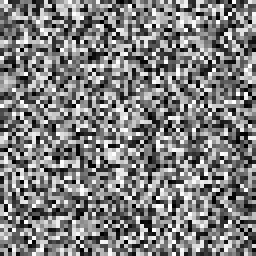
#> input picture backend/pytest-of-honeypot/pytest-0/test_class_weights_are_bounded0/ds/Images_/Normal/Normal T1/Normal T1/normal_sweep_000.jpg, 64 x 64 px (shown 4 times larger); its folder holds only this picture in this run
$ python dataset_integrity_report.py --root '../../../../pytest-of-honeypot/pytest-0/test_class_weights_are_bounded0/ds/Images_/Normal/Normal T1/Normal T1'
#> lines starting #> are read from the running program, lines starting #| are printed output that depends on the picture
"""Data integrity report for folder-structured brain classification datasets.

Answers the questions that decide whether a dataset is safe to train on:

  1. Does the same image appear twice inside one class?      (SHA-256 + pHash)
  2. Does the same image appear in two different classes?    (SHA-256 + pHash)
  3. Subject leakage: are slices of one patient spread across files that a
     naive splitter would scatter into train AND test?        (series detection)
  4. Are the classes declared "independent images" actually independent?

Methods
-------
- SHA-256 over raw file bytes: exact duplicates (byte-identical files).
- 64-bit DCT pHash (imagehash-compatible: 32x32 gray, DCT, 8x8 low block,
  median threshold): perceptual duplicates that survive re-encoding.
  Near-duplicate pairs are found at Hamming distance <= 2 via 3-way
  pigeonhole bucketing, then verified exactly -- no O(n^2) full scan.
- 32x32 mean-removed luminance signature + adjacent-pair correlation >= 0.90:
  verifies filename-implied slice series are visually the same subject.

Usage:
    python dataset_integrity_report.py --root /path/to/archive \
        --out integrity_report.txt
"""

from __future__ import annotations

import argparse
import hashlib
import os
import sys
import time
from collections import defaultdict
from concurrent.futures import ProcessPoolExecutor
from dataclasses import dataclass

import numpy as np
from PIL import Image
from scipy.fft import dctn

IMAGE_EXTENSIONS = {".jpg", ".jpeg", ".png", ".webp", ".bmp"}

# Classes whose images are independent studies (one file = one subject).
INDEPENDENT_CLASSES = {
    "Normal",
    "Pituitary",
    "Gliomas",
    "Meningothelial Tumors",
}
# Everything else is slice-based: all slices of one patient must share a split.

HAMMING_THRESHOLD = 2
SERIES_CORRELATION_THRESHOLD = 0.90
SIGNATURE_SIZE = 32


@dataclass(frozen=True)
class FileRecord:
    path: str
    relative: str
    cls: str
    sha256: str
    phash: int
    signature: bytes  # float32 * SIGNATURE_SIZE^2, packed
    error: str = ""


def phash64(image: Image.Image) -> int:
    """64-bit DCT perceptual hash (imagehash.phash compatible)."""
    gray = np.asarray(image.convert("L").resize((32, 32), Image.BICUBIC), dtype=np.float64)
    dct = dctn(gray, norm="ortho")
    low = dct[:8, :8].flatten()
    bits = (low > np.median(low)).astype(np.uint8)
    return int(np.packbits(bits).tobytes().hex(), 16)


def signature32(image: Image.Image) -> np.ndarray:
    gray = image.convert("L").resize(
        (SIGNATURE_SIZE, SIGNATURE_SIZE), Image.BILINEAR
    )
    vec = np.asarray(gray, dtype=np.float32).ravel()
    vec -= vec.mean()
    norm = np.linalg.norm(vec)
    return vec / norm if norm > 0 else vec


def _probe(args: tuple[str, str, str]) -> FileRecord:
    path, relative, cls = args
    try:
        with open(path, "rb") as handle:
            digest = hashlib.sha256(handle.read()).hexdigest()
        with Image.open(path) as image:
            image.load()
            phash = phash64(image)
            sig = signature32(image)
        return FileRecord(
            path=path,
            relative=relative,
            cls=cls,
            sha256=digest,
            phash=phash,
            signature=sig.tobytes(),
        )
    except Exception as exc:  # corrupt or undecodable files must be reported
        return FileRecord(
            path=path, relative=relative, cls=cls, sha256="", phash=-1,
            signature=b"", error=f"{type(exc).__name__}: {exc}",
        )


def walk_dataset(root: str) -> list[tuple[str, str, str]]:
    images_root = os.path.join(root, "Images_")
    base = images_root if os.path.isdir(images_root) else root
    found: list[tuple[str, str, str]] = []
    for cls in sorted(os.listdir(base)):
        cls_dir = os.path.join(base, cls)
        if not os.path.isdir(cls_dir):
            continue
        for dirpath, _, filenames in os.walk(cls_dir):
            for name in sorted(filenames):
                if os.path.splitext(name)[1].lower() in IMAGE_EXTENSIONS:
                    full = os.path.join(dirpath, name)
                    found.append((full, os.path.relpath(full, root), cls))
    return found


def hamming(a: np.ndarray, b: np.ndarray) -> np.ndarray:
    return np.bitwise_count(np.bitwise_xor(a[:, None], b[None, :])).astype(np.int16)


def near_duplicate_pairs(phashes: dict[str, int]) -> list[tuple[str, str, int]]:
    """All pairs at Hamming distance <= threshold, via 3-way pigeonhole."""
    keys = sorted(phashes)
    arr = np.array([phashes[k] for k in keys], dtype=np.uint64)
    chunks = [
        (arr >> np.uint64(43)) & np.uint64((1 << 21) - 1),
        (arr >> np.uint64(22)) & np.uint64((1 << 21) - 1),
        arr & np.uint64((1 << 22) - 1),
    ]
    candidates: set[tuple[int, int]] = set()
    for chunk in chunks:
        buckets: dict[int, list[int]] = defaultdict(list)
        for idx, value in enumerate(chunk.tolist()):
            buckets[value].append(idx)
        for members in buckets.values():
            if len(members) > 1:
                for a_pos, a in enumerate(members):
                    for b in members[a_pos + 1 :]:
                        candidates.add((a, b))

    pairs: list[tuple[str, str, int]] = []
    for a, b in sorted(candidates):
        dist = int(np.bitwise_count(arr[a] ^ arr[b]))
        if dist <= HAMMING_THRESHOLD:
            pairs.append((keys[a], keys[b], dist))
    return pairs


def cluster(items: list[str], edges: list[tuple[str, str]]) -> list[set[str]]:
    parent = {item: item for item in items}

    def find(x: str) -> str:
        while parent[x] != x:
            parent[x] = parent[parent[x]]
            x = parent[x]
        return x

    for a, b in edges:
        ra, rb = find(a), find(b)
        if ra != rb:
            parent[ra] = rb
    groups: dict[str, set[str]] = defaultdict(set)
    for item in items:
        groups[find(item)].add(item)
    return [g for g in groups.values() if len(g) > 1]


def numeric_stem(relative: str) -> str:
    stem = os.path.splitext(os.path.basename(relative))[0]
    stripped = stem.rstrip("0123456789").rstrip(" _-")
    return stripped.strip().lower() or stem.lower()


def numeric_suffix(relative: str) -> int:
    stem = os.path.splitext(os.path.basename(relative))[0]
    tail = stem[len(stem.rstrip("0123456789")) :]
    return int(tail) if tail else 0


def detect_series(records: list[FileRecord]) -> list[list[FileRecord]]:
    """Visually verified slice series within one class."""
    sigs = {
        r.relative: np.frombuffer(r.signature, dtype=np.float32)
        for r in records
    }
    by_stem: dict[tuple[str, str], list[FileRecord]] = defaultdict(list)
    for r in records:
        by_stem[(r.cls, numeric_stem(r.relative))].append(r)

    verified: list[list[FileRecord]] = []
    for members in by_stem.values():
        if len(members) < 2:
            continue
        ordered = sorted(members, key=lambda r: numeric_suffix(r.relative))
        vecs = np.stack([sigs[r.relative] for r in ordered])
        if not np.any(vecs):
            continue
        adjacent = np.sum(vecs[1:] * vecs[:-1], axis=1)
        if float(np.median(adjacent)) >= SERIES_CORRELATION_THRESHOLD:
            verified.append(ordered)
    return verified


def fmt_cluster(members: set[str] | list[str], limit: int = 4) -> str:
    names = sorted(members)
    shown = "; ".join(names[:limit])
    return shown + (f" (+{len(names) - limit} more)" if len(names) > limit else "")


def main(argv: list[str] | None = None) -> int:
    parser = argparse.ArgumentParser(description=__doc__)
    parser.add_argument("--root", required=True, help="Dataset root (contains Images_/<class>/)")
    parser.add_argument("--out", default="", help="Report file path (stdout if empty)")
    parser.add_argument("--workers", type=int, default=max(1, os.cpu_count() or 1))
    args = parser.parse_args(argv)

    started = time.time()
    found = walk_dataset(args.root)
    if not found:
        print(f"No images found under {args.root}", file=sys.stderr)
        return 1

    with ProcessPoolExecutor(max_workers=args.workers) as pool:
        records = list(pool.map(_probe, found, chunksize=32))
#> in _probe, image is the input picture: PIL image 64x64 RGB; min 0, max 255, mean 126.4
#> in phash64, `gray = np.asarray(image.convert("L").resize((32, 32), Image.BICUBIC), ..`:
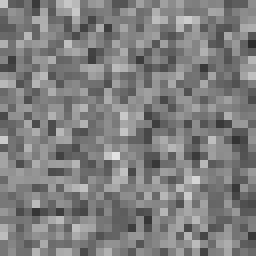
#> gray: shape (32, 32) float64 (shown 8 times larger); min 43, max 227, mean 126.5
#> in phash64, `dct = dctn(gray, norm="ortho")`:
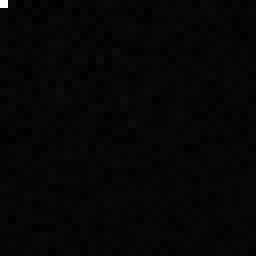
#> dct: shape (32, 32) float64 (shown 8 times larger); min -95.73, max 4047.3, mean 5.4; drawn with min black and max white
#> in phash64, `low = dct[:8, :8].flatten()`: low = 64 values, max 4047.3 at index 0, min -86.9 at index 4, mean 64.91
#> in phash64, `bits = (low > np.median(low)).astype(np.uint8)`: bits = 64 values, max 1 at index 0, min 0 at index 2, mean 0.5
#> in _probe, `phash = phash64(image)`: phash = 15314687992947534646
#> in signature32, `vec = np.asarray(gray, dtype=np.float32).ravel()`: vec = 1024 values, max 205 at index 622, min 55 at index 191, mean 126.6
#> in signature32, `vec -= vec.mean()`: vec = 1024 values, max 78.45 at index 622, min -71.55 at index 191, mean 0
#> in signature32, `norm = np.linalg.norm(vec)`: norm = 755.9
#> in _probe, `sig = signature32(image)`: sig = 1024 values, max 0.104 at index 622, min -0.0947 at index 191, mean -1.46e-10
#> records = 1 item

    by_class: dict[str, list[FileRecord]] = defaultdict(list)
    for r in records:
        by_class[r.cls].append(r)
#> this loop made 1 pass
    corrupt = [r for r in records if r.error]
#> corrupt = []
    healthy = [r for r in records if not r.error]
#> healthy = 1 item
    cls_of = {r.relative: r.cls for r in healthy}
#> cls_of = {'normal_sweep_000.jpg': 'Normal'}

    out_lines: list[str] = []

    def emit(line: str = "") -> None:
        out_lines.append(line)
        print(line)

    emit("=" * 78)
    emit("DATA INTEGRITY REPORT - flattened brain classification dataset")
    emit("=" * 78)
    emit(f"Root      : {args.root}")
    emit(f"Scanned   : {len(found)} files, {len(by_class)} classes, "
         f"{time.time() - started:.1f}s, workers={args.workers}")
    emit(f"Methods   : SHA-256 exact | 64-bit DCT pHash (Hamming<={HAMMING_THRESHOLD}) "
         f"| 32x32 signature series (corr>={SERIES_CORRELATION_THRESHOLD})")
    emit("")
    emit("Class counts:")
    for cls in sorted(by_class):
        tag = " [independent]" if cls in INDEPENDENT_CLASSES else " [patient slices]"
        emit(f"  {len(by_class[cls]):>6,}  {cls}{tag}")
    emit(f"  {len(healthy):>6,}  TOTAL decodable")

    # ---- 1. corrupt / undecodable ----
    emit("")
    emit("1. CORRUPT / UNDECODABLE FILES")
    if corrupt:
        emit(f"   [FAIL] {len(corrupt)} file(s):")
        for r in corrupt[:10]:
            emit(f"     {r.relative} -> {r.error}")
    else:
        emit("   [PASS] all files decode")

    # ---- 2. exact SHA-256 duplicates ----
    emit("")
    emit("2. EXACT DUPLICATES (SHA-256 over file bytes)")
    sha_groups: dict[str, list[FileRecord]] = defaultdict(list)
    for r in healthy:
        sha_groups[r.sha256].append(r)
    dup_clusters = [g for g in sha_groups.values() if len(g) > 1]
    within = [g for g in dup_clusters if len({r.cls for r in g}) == 1]
#> within = []
    across = [g for g in dup_clusters if len({r.cls for r in g}) > 1]
#> across = []
    emit(f"   same image twice in one class : {len(within)} cluster(s), "
         f"{sum(len(g) for g in within)} file(s)")
    for g in within[:10]:
        emit(f"     [{g[0].cls}] " + fmt_cluster({r.relative for r in g}))
#> this loop made 0 passes
    emit(f"   same image in two classes     : {len(across)} cluster(s)")
    for g in across[:10]:
        emit("     " + fmt_cluster({f'{r.relative} ({r.cls})' for r in g}))
    emit(f"   [{'PASS' if not dup_clusters else 'FAIL'}] exact-duplicate verdict")

    # ---- 3. perceptual near-duplicates (pHash) ----
    emit("")
    emit(f"3. NEAR-DUPLICATES (pHash Hamming <= {HAMMING_THRESHOLD}, re-encode proof)")
    phashes = {r.relative: r.phash for r in healthy}
#> phashes = {'normal_sweep_000.jpg': 15314687992947534646}
    pairs = near_duplicate_pairs(phashes)
#> in near_duplicate_pairs, `keys = sorted(phashes)`: keys = ['normal_sweep_000.jpg']
#> in near_duplicate_pairs, `arr = np.array([phashes[k] for k in keys], dtype=np.uint64)`: arr = [15314687992947534646]
#> in near_duplicate_pairs, `chunks = [ (arr >> np.uint64(43)) & np.uint64((1 << 21) - 1), (arr >> ..`: chunks = [[1741078], [940806], [1305398]]
#> the loop in near_duplicate_pairs, `for chunk in chunks:` made 3 passes
#> after the loop in near_duplicate_pairs, `for chunk in chunks:`: candidates = 0 items
#> after the loop in near_duplicate_pairs, `for a, b in sorted(candidates):`: pairs = []
#> pairs = []
    nd_edges = [(a, b) for a, b, _ in pairs]
#> nd_edges = []
    nd_clusters = cluster(list(phashes), nd_edges)
#> after the loop in cluster, `for a, b in edges:`: parent = {'normal_sweep_000.jpg': 'normal_sweep_000.jpg'}
#> nd_clusters = []
    nd_within = [c for c in nd_clusters if len({cls_of[m] for m in c}) == 1]
#> nd_within = []
    nd_across = [c for c in nd_clusters if len({cls_of[m] for m in c}) > 1]
#> nd_across = []
    emit(f"   near-dup pairs                : {len(pairs)}")
    emit(f"   same class                    : {len(nd_within)} cluster(s)")
    for c in nd_within[:10]:
        cls = cls_of[sorted(c)[0]]
        emit(f"     [{cls}] " + fmt_cluster(c))
    emit(f"   CROSS-CLASS (label conflict)  : {len(nd_across)} cluster(s)")
    for c in nd_across[:10]:
        emit("     " + fmt_cluster({f"{m} ({cls_of[m]})" for m in c}))
    emit(f"   [{'PASS' if not nd_across else 'FAIL'}] cross-class verdict")

    # ---- 4. subject / series analysis for patient-slice classes ----
    emit("")
    emit("4. SUBJECT GROUPING (patient-slice classes)")
    subject_counts: dict[str, int] = {}
    for cls in sorted(by_class):
        if cls in INDEPENDENT_CLASSES:
            continue
        recs = by_class[cls]
        series = detect_series(recs)
        in_series = sum(len(s) for s in series)
        subjects = len(series) + (len(recs) - in_series)
        subject_counts[cls] = subjects
        sizes = [len(s) for s in series]
        emit(f"  {cls}:")
        emit(f"    files={len(recs):,}  verified series={len(series)}  "
             f"files inside series={in_series:,}  singleton files={len(recs) - in_series:,}")
        if sizes:
            emit(f"    series size: min={min(sizes)} median={int(np.median(sizes))} "
                 f"max={max(sizes)}")
        emit(f"    => distinct subjects ~{subjects:,} (GroupKFold units)")

    # ---- 5. independence verification for the four independent classes ----
    emit("")
    emit("5. INDEPENDENCE CHECK (classes declared one-file-one-subject)")
    for cls in sorted(by_class):
        if cls not in INDEPENDENT_CLASSES:
            continue
        recs = by_class[cls]
        series = detect_series(recs)
        cls_nd = [c for c in nd_within if cls_of[sorted(c)[0]] == cls]
        if series or cls_nd:
            emit(f"  [WARN] {cls}: {len(series)} series + {len(cls_nd)} near-dup clusters "
                 f"found - NOT fully independent; group them too")
        else:
            emit(f"  [PASS] {cls}: no series, no near-duplicates "
                 f"({len(recs):,} genuinely independent images)")

    # ---- 6. verdict ----
    emit("")
    emit("=" * 78)
    emit("VERDICT")
    blockers = []
    if corrupt:
        blockers.append(f"{len(corrupt)} corrupt file(s)")
    if across:
        blockers.append(f"{len(across)} exact cross-class duplicate cluster(s)")
    if nd_across:
        blockers.append(f"{len(nd_across)} near-dup cross-class cluster(s)")
    if blockers:
        emit("  [ACTION REQUIRED] " + "; ".join(blockers))
        emit("  Remove or relabel the listed files before training.")
    else:
        emit("  [CLEAN] No exact or perceptual duplicates within or across classes.")
    if within or nd_within:
        emit(f"  Note: {len(within)} exact + {len(nd_within)} near-dup clusters exist "
             "INSIDE single classes - the splitter must collapse them into one "
             "group (already handled by dataset.py grouping).")
    emit("  Split policy: GroupKFold on subjects for the 5 patient-slice classes; "
         "per-image stratified for the 4 independent classes.")
    emit("=" * 78)

    if args.out:
        os.makedirs(os.path.dirname(os.path.abspath(args.out)), exist_ok=True)
        with open(args.out, "w") as handle:
            handle.write("\n".join(out_lines) + "\n")
        print(f"\nReport written to {args.out}", file=sys.stderr)
    return 0 if not blockers else 2


if __name__ == "__main__":
    raise SystemExit(main())
#> (the program exits here)

$ run again, on backend/pytest-of-honeypot/pytest-0/test_class_weights_are_bounded0/ds/Images_/Normal/Normal T1/Normal T1/normal_sweep_001.jpg
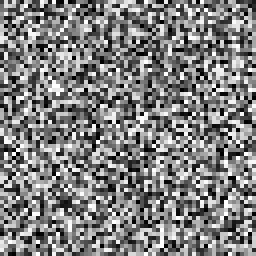
#> input picture backend/pytest-of-honeypot/pytest-0/test_class_weights_are_bounded0/ds/Images_/Normal/Normal T1/Normal T1/normal_sweep_001.jpg, 64 x 64 px (shown 4 times larger)
#> in _probe, image is the input picture: PIL image 64x64 RGB; min 0, max 255, mean 127.4
#> in phash64, `gray = np.asarray(image.convert("L").resize((32, 32), Image.BICUBIC), ..`:
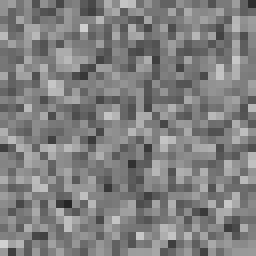
#> gray: shape (32, 32) float64 (shown 8 times larger); min 37, max 209, mean 127.5
#> low = 64 values, max 4080.3 at index 0, min -91.39 at index 34, mean 63.19
#> bits = 64 values, max 1 at index 0, min 0 at index 1, mean 0.5
#> phash = 11559983739162108301
#> in signature32, `vec = np.asarray(gray, dtype=np.float32).ravel()`: vec = 1024 values, max 196 at index 960, min 55 at index 31, mean 127.6
#> in signature32, `vec -= vec.mean()`: vec = 1024 values, max 68.38 at index 960, min -72.62 at index 31, mean 0
#> norm = 739.9
#> sig = 1024 values, max 0.0924 at index 960, min -0.0981 at index 31, mean 0
#> records = 1 item
#> the loop in main, `for r in records:` made 1 pass
#> corrupt = []
#> healthy = 1 item
#> cls_of = {'normal_sweep_001.jpg': 'Normal'}
#> the loop in main, `for r in healthy:` made 1 pass
#> within = []
#> phashes = {'normal_sweep_001.jpg': 11559983739162108301}
#> keys = ['normal_sweep_001.jpg']
#> arr = [11559983739162108301]
#> chunks = [[1314217], [2087544], [827789]]
#> the loop in near_duplicate_pairs, `for chunk in chunks:` made 3 passes
#> after the loop in near_duplicate_pairs, `for chunk in chunks:`: candidates = 0 items
#> after the loop in near_duplicate_pairs, `for a, b in sorted(candidates):`: pairs = []
#> after the loop in cluster, `for a, b in edges:`: parent = {'normal_sweep_001.jpg': 'normal_sweep_001.jpg'}
#> nd_clusters = []

$ run again, on backend/pytest-of-honeypot/pytest-0/test_class_weights_are_bounded0/ds/Images_/Normal/Normal T1/Normal T1/normal_sweep_002.jpg
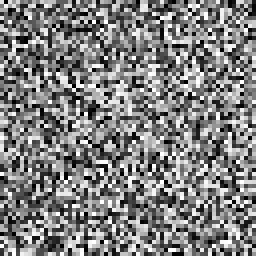
#> input picture backend/pytest-of-honeypot/pytest-0/test_class_weights_are_bounded0/ds/Images_/Normal/Normal T1/Normal T1/normal_sweep_002.jpg, 64 x 64 px (shown 4 times larger)
#> in _probe, image is the input picture: PIL image 64x64 RGB; min 0, max 255, mean 127.7
#> in phash64, `gray = np.asarray(image.convert("L").resize((32, 32), Image.BICUBIC), ..`:
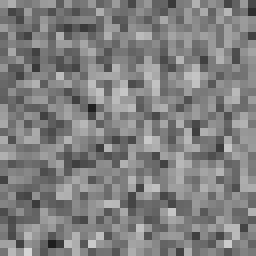
#> gray: shape (32, 32) float64 (shown 8 times larger); min 30, max 213, mean 127.6
#> low = 64 values, max 4082.8 at index 0, min -127.8 at index 1, mean 59.5
#> bits = 64 values, max 1 at index 0, min 0 at index 1, mean 0.5
#> phash = 10249178143063858288
#> in signature32, `vec = np.asarray(gray, dtype=np.float32).ravel()`: vec = 1024 values, max 197 at index 995, min 48 at index 966, mean 127.7
#> in signature32, `vec -= vec.mean()`: vec = 1024 values, max 69.28 at index 995, min -79.72 at index 966, mean 0
#> norm = 764.4
#> sig = 1024 values, max 0.0906 at index 995, min -0.104 at index 966, mean 0
#> records = 1 item
#> the loop in main, `for r in records:` made 1 pass
#> corrupt = []
#> healthy = 1 item
#> cls_of = {'normal_sweep_002.jpg': 'Normal'}
#> the loop in main, `for r in healthy:` made 1 pass
#> within = []
#> phashes = {'normal_sweep_002.jpg': 10249178143063858288}
#> keys = ['normal_sweep_002.jpg']
#> arr = [10249178143063858288]
#> chunks = [[1165196], [1368036], [318576]]
#> the loop in near_duplicate_pairs, `for chunk in chunks:` made 3 passes
#> after the loop in near_duplicate_pairs, `for chunk in chunks:`: candidates = 0 items
#> after the loop in near_duplicate_pairs, `for a, b in sorted(candidates):`: pairs = []
#> after the loop in cluster, `for a, b in edges:`: parent = {'normal_sweep_002.jpg': 'normal_sweep_002.jpg'}
#> nd_clusters = []
